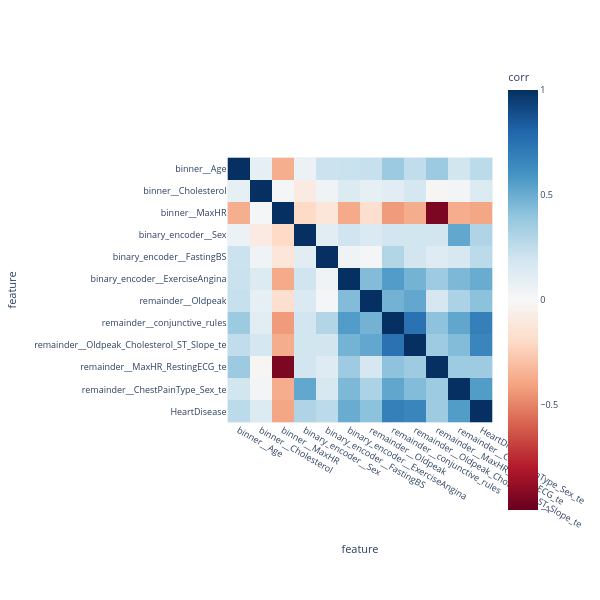

Write notebook code for a chart like this one.
### Code cell
train = X_train[remaining_cols].merge(y_train, left_index=True, right_index=True)
corr_df = train.corr()
plot_corr_matrix(corr_df, width=600, height=600, fontsize=9)

### Figure 1 — Plotly figure (JSON) as saved in the notebook; plotly's stock layout.template omitted (floating-point values rounded to 4 significant figures; data arrays with more than 128 entries replaced by an {"elided": "..."} marker saying what was removed)
{"data": [{"coloraxis": "coloraxis", "name": "0", "x": ["binner__Age", "binner__Cholesterol", "binner__MaxHR", "binary_encoder__Sex", "binary_encoder__FastingBS", "binary_encoder__ExerciseAngina", "remainder__Oldpeak", "remainder__conjunctive_rules", "remainder__Oldpeak_Cholesterol_ST_Slope_te", "remainder__MaxHR_RestingECG_te", "remainder__ChestPainType_Sex_te", "HeartDisease"], "y": ["binner__Age", "binner__Cholesterol", "binner__MaxHR", "binary_encoder__Sex", "binary_encoder__FastingBS", "binary_encoder__ExerciseAngina", "remainder__Oldpeak", "remainder__conjunctive_rules", "remainder__Oldpeak_Cholesterol_ST_Slope_te", "remainder__MaxHR_RestingECG_te", "remainder__ChestPainType_Sex_te", "HeartDisease"], "z": {"elided": "12x12 float values"}, "type": "heatmap", "xaxis": "x", "yaxis": "y", "hovertemplate": "feature: %{x}<br>feature: %{y}<br>corr: %{z}<extra></extra>"}], "layout": {"xaxis": {"anchor": "y", "domain": [0.0, 1.0], "scaleanchor": "y", "constrain": "domain", "title": {"text": "feature"}}, "yaxis": {"anchor": "x", "domain": [0.0, 1.0], "autorange": "reversed", "constrain": "domain", "title": {"text": "feature"}}, "coloraxis": {"colorbar": {"title": {"text": "corr"}}, "colorscale": [[0.0, "rgb(103,0,31)"], [0.1, "rgb(178,24,43)"], [0.2, "rgb(214,96,77)"], [0.3, "rgb(244,165,130)"], [0.4, "rgb(253,219,199)"], [0.5, "rgb(247,247,247)"], [0.6, "rgb(209,229,240)"], [0.7, "rgb(146,197,222)"], [0.8, "rgb(67,147,195)"], [0.9, "rgb(33,102,172)"], [1.0, "rgb(5,48,97)"]], "cmin": -1, "cmax": 1, "autocolorscale": false}, "margin": {"t": 60}, "font": {"size": 9}, "width": 600, "height": 600}}
